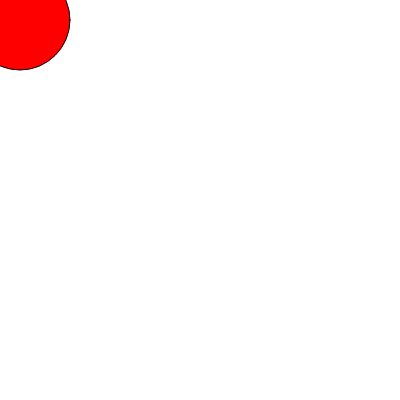
Frame 1 (no input)
Frame 60 (no input): identical to frame 1, image omitted
Frame 120 (the mouse pressed at the canvas centre since frame 60): identical to frame 1, image omitted

The p5.js sketch that drew this single still picture (run headless with seeded random() and noise() and a simulated clock; from frame 60 on, the mouse is pressed at the canvas centre):

// p5.js sketch
// ── sketch.js
// These notes are messy, but maybe they'll help?

let twoSeconds = 0;
let shouldDraw = false;


function setup() {
  createCanvas(400, 400);
  
  colorMode(HSB);
}

function draw() {
  background(220);
  
  // noLoop();
  
  // variables
  
  let x = 20;
  let y = 20.0;
  let name = "doug";
  let isItRaining = false;


//   int x = 20;
//   string name = "doug"
//   boolean raining = false;
  
  
  // NUMBERS
  
  // int (integer, whole numbers)
  
  
  // float (decimals)
  
  // let r = random(10);
  // print(r);
  // print(typeof(r));
  // let integerR = int(r);
  // print(integerR);
  // print(typeof(integerR));
  
  
  // STRINGS
  // string literal: just the string without being stored in a variable
  let doog = "doug's car";
  let doog2 = 'doug';
  let coolNumber = 12;
  
  let combinedString = doog + doog2 + coolNumber;
  
  // print("My framerate is: " + frameRate());
  
//   print(combinedString);
  
//   print(doog[1]);
  
  // boolean
  // true or false;
  
  
//   if(true) {
    
//    twoSeconds = true;
//   ellipse(10, 10, 200, 200);
//   }
  
  if(twoSeconds) {
    
    ellipse(10, 10, 200, 200);
  }
  
  // print(typeof(laksdjfas));
  
  
  // null
  
  
  
  // data structures
  
  // arrays
  
  let myStuff = [8, "cat", true];
  
  let red = ["cat", 80, 0, 0, 122];
  
  let blue = [0, 0, 255];
  
  //let colors = [red, blue];
  
  fill(red[1]);
  fill('red');
  
   // fill(random(100), random(100), random(100));
  
  let myColor = [100, 100, 100];
  
  //print(myColor[2]+myColor[3]);  
  
  // HSB: hue saturation brightness
  
  // fill(random(255), 255, 120);
  
  ellipse(20, 20, 100);
  
  // print(myStuff.length);
  
  //print(myStuff[myStuff.length]);
  
  
}


/* notes

Processing: Java
openFrameworks: C++
P5js: Javascript

// interpreted languages
// JIT (just in time) compiling
// compiled languages


// pseudocode
// source code
// bytecode
// machinecode / binary


// all languages are very similar


*/
